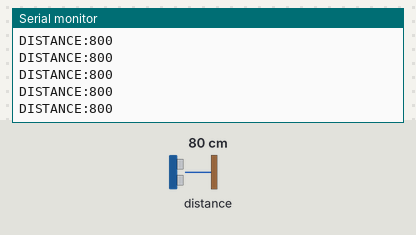
Simulated run of this sketch. Board: Arduino Uno, built with avr-gcc and run on an emulated ATmega328P. On the bench: the last lines printed to the serial monitor. Inputs (shaded band) come from the test bench; at power-on: distance to the obstacle 80 cm.

Above: at 1.2 s.
1.3 s: distance to the obstacle set to 2 cm
At 1.49 s:
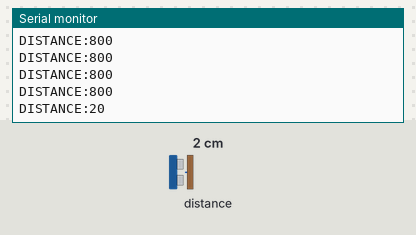
2.8 s: distance to the obstacle set to 4 cm
At 2.82 s:
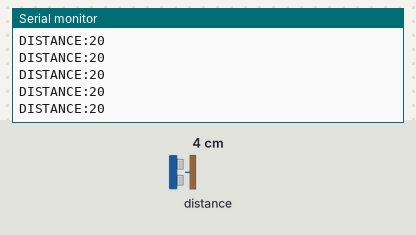
Timing chart, 0 to 5.8 s (numbered marks = the images above; inputs shaded):
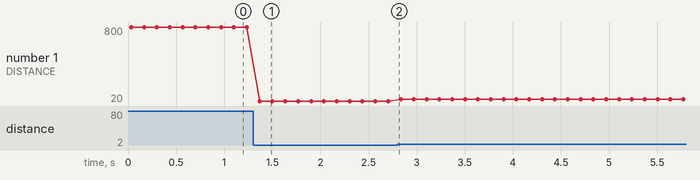

Measured:
- after the input at 1.3 s, the serial monitor: prints a new line after 0.07 s (image 1)
- plotted number 1: 800 → 20 after the input at 1.3 s, 20 → 40 after the input at 2.8 s

The sketch:

arduino_vl53l1x.ino
```cpp
// Arduino Uno + VL53L1X
// Sends distance values to the Raspberry Pi over USB serial as:
// DISTANCE:523

#include <Wire.h>
#include <VL53L1X.h>

VL53L1X sensor;

void setup() {
  Serial.begin(115200);
  Wire.begin();

  if (!sensor.init()) {
    Serial.println("DISTANCE_ERROR");
    return;
  }

  sensor.setDistanceMode(VL53L1X::Long);
  sensor.setMeasurementTimingBudget(50000);
  sensor.startContinuous(100);
}

void loop() {
  if (sensor.timeoutOccurred()) {
    Serial.println("DISTANCE_ERROR");
    delay(100);
    return;
  }

  uint16_t distance = sensor.read();

  if (sensor.timeoutOccurred() || distance == 0) {
    Serial.println("DISTANCE_ERROR");
  } else {
    Serial.print("DISTANCE:");
    Serial.println(distance);
  }

  delay(100);
}
```
